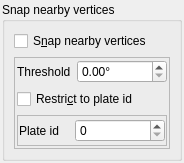
<ui version="4.0" >
 <class>SnapNearbyVerticesWidget</class>
 <widget class="QWidget" name="SnapNearbyVerticesWidget" >
  <property name="geometry" >
   <rect>
    <x>0</x>
    <y>0</y>
    <width>179</width>
    <height>163</height>
   </rect>
  </property>
  <property name="windowTitle" >
   <string>Form</string>
  </property>
  <layout class="QGridLayout" >
   <property name="leftMargin" >
    <number>2</number>
   </property>
   <property name="topMargin" >
    <number>2</number>
   </property>
   <property name="rightMargin" >
    <number>2</number>
   </property>
   <property name="bottomMargin" >
    <number>2</number>
   </property>
   <property name="horizontalSpacing" >
    <number>4</number>
   </property>
   <property name="verticalSpacing" >
    <number>4</number>
   </property>
   <item row="0" column="0" >
    <widget class="QGroupBox" name="groupbox_vertices" >
     <property name="title" >
      <string>Snap nearby vertices</string>
     </property>
     <property name="flat" >
      <bool>true</bool>
     </property>
     <layout class="QGridLayout" >
      <item row="0" column="0" >
       <widget class="QCheckBox" name="checkbox_vertices" >
        <property name="toolTip" >
         <string>Snap the nearest vertex of non-focussed geometries to the new focussed vertex position</string>
        </property>
        <property name="text" >
         <string>S&amp;nap nearby vertices</string>
        </property>
        <property name="autoRepeat" >
         <bool>false</bool>
        </property>
       </widget>
      </item>
      <item row="1" column="0" >
       <widget class="QFrame" name="frame_vertices" >
        <property name="frameShape" >
         <enum>QFrame::StyledPanel</enum>
        </property>
        <property name="frameShadow" >
         <enum>QFrame::Plain</enum>
        </property>
        <property name="lineWidth" >
         <number>1</number>
        </property>
        <property name="midLineWidth" >
         <number>1</number>
        </property>
        <layout class="QGridLayout" >
         <property name="leftMargin" >
          <number>2</number>
         </property>
         <property name="topMargin" >
          <number>2</number>
         </property>
         <property name="rightMargin" >
          <number>2</number>
         </property>
         <property name="bottomMargin" >
          <number>2</number>
         </property>
         <item row="0" column="0" >
          <layout class="QHBoxLayout" >
           <item>
            <widget class="QLabel" name="label_threshold" >
             <property name="text" >
              <string>Threshold</string>
             </property>
            </widget>
           </item>
           <item>
            <widget class="QDoubleSpinBox" name="spinbox_threshold" >
             <property name="minimumSize" >
              <size>
               <width>90</width>
               <height>0</height>
              </size>
             </property>
             <property name="suffix" >
              <string>°</string>
             </property>
            </widget>
           </item>
          </layout>
         </item>
         <item row="1" column="0" >
          <widget class="QCheckBox" name="checkbox_plate_id" >
           <property name="toolTip" >
            <string>Only snap nearby geometries with the specified plate id</string>
           </property>
           <property name="text" >
            <string>Restri&amp;ct to plate id</string>
           </property>
          </widget>
         </item>
         <item row="2" column="0" >
          <widget class="QFrame" name="frame_plate_id" >
           <property name="frameShape" >
            <enum>QFrame::StyledPanel</enum>
           </property>
           <property name="frameShadow" >
            <enum>QFrame::Raised</enum>
           </property>
           <layout class="QGridLayout" >
            <property name="leftMargin" >
             <number>1</number>
            </property>
            <property name="topMargin" >
             <number>1</number>
            </property>
            <property name="rightMargin" >
             <number>1</number>
            </property>
            <property name="bottomMargin" >
             <number>1</number>
            </property>
            <property name="horizontalSpacing" >
             <number>1</number>
            </property>
            <property name="verticalSpacing" >
             <number>0</number>
            </property>
            <item row="0" column="0" >
             <layout class="QHBoxLayout" >
              <property name="spacing" >
               <number>0</number>
              </property>
              <item>
               <widget class="QLabel" name="label_plate_id" >
                <property name="text" >
                 <string>Plate id</string>
                </property>
               </widget>
              </item>
              <item>
               <widget class="QSpinBox" name="spinbox_plate_id" >
                <property name="minimumSize" >
                 <size>
                  <width>90</width>
                  <height>0</height>
                 </size>
                </property>
                <property name="wrapping" >
                 <bool>false</bool>
                </property>
                <property name="maximum" >
                 <number>999999999</number>
                </property>
               </widget>
              </item>
             </layout>
            </item>
           </layout>
          </widget>
         </item>
        </layout>
       </widget>
      </item>
     </layout>
    </widget>
   </item>
  </layout>
 </widget>
 <resources/>
 <connections/>
</ui>
